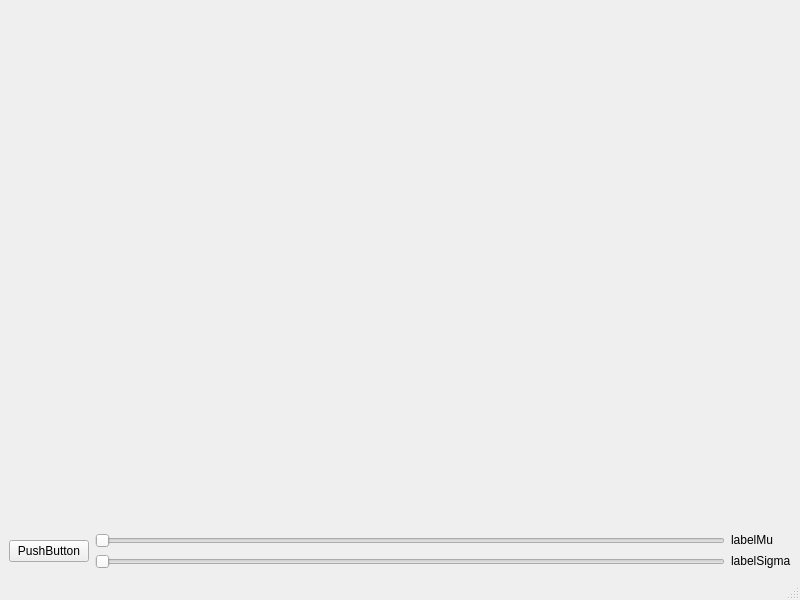
<?xml version="1.0" encoding="UTF-8"?>
<ui version="4.0">
 <class>MainWindow</class>
 <widget class="QMainWindow" name="MainWindow">
  <property name="geometry">
   <rect>
    <x>0</x>
    <y>0</y>
    <width>800</width>
    <height>600</height>
   </rect>
  </property>
  <property name="windowTitle">
   <string>MainWindow</string>
  </property>
  <widget class="QWidget" name="centralwidget">
   <layout class="QVBoxLayout" name="verticalLayout">
    <item>
     <widget class="QCustomPlot" name="customPlot" native="true">
      <property name="sizePolicy">
       <sizepolicy hsizetype="Preferred" vsizetype="Expanding">
        <horstretch>0</horstretch>
        <verstretch>0</verstretch>
       </sizepolicy>
      </property>
     </widget>
    </item>
    <item>
     <layout class="QHBoxLayout" name="horizontalLayout">
      <item>
       <widget class="QPushButton" name="btnToggleMode">
        <property name="text">
         <string>PushButton</string>
        </property>
       </widget>
      </item>
      <item>
       <layout class="QGridLayout" name="gridLayout">
        <item row="1" column="0">
         <widget class="QSlider" name="sliderSigma">
          <property name="minimum">
           <number>1</number>
          </property>
          <property name="maximum">
           <number>100</number>
          </property>
          <property name="orientation">
           <enum>Qt::Orientation::Horizontal</enum>
          </property>
         </widget>
        </item>
        <item row="0" column="0">
         <widget class="QSlider" name="sliderMu">
          <property name="minimum">
           <number>1</number>
          </property>
          <property name="maximum">
           <number>100</number>
          </property>
          <property name="orientation">
           <enum>Qt::Orientation::Horizontal</enum>
          </property>
         </widget>
        </item>
        <item row="0" column="1">
         <widget class="QLabel" name="labelMu">
          <property name="sizePolicy">
           <sizepolicy hsizetype="Preferred" vsizetype="Fixed">
            <horstretch>0</horstretch>
            <verstretch>0</verstretch>
           </sizepolicy>
          </property>
          <property name="text">
           <string>labelMu</string>
          </property>
         </widget>
        </item>
        <item row="1" column="1">
         <widget class="QLabel" name="labelSigma">
          <property name="sizePolicy">
           <sizepolicy hsizetype="Preferred" vsizetype="Fixed">
            <horstretch>0</horstretch>
            <verstretch>0</verstretch>
           </sizepolicy>
          </property>
          <property name="text">
           <string>labelSigma</string>
          </property>
         </widget>
        </item>
       </layout>
      </item>
     </layout>
    </item>
   </layout>
  </widget>
  <widget class="QMenuBar" name="menubar">
   <property name="geometry">
    <rect>
     <x>0</x>
     <y>0</y>
     <width>800</width>
     <height>36</height>
    </rect>
   </property>
  </widget>
  <widget class="QStatusBar" name="statusbar"/>
 </widget>
 <customwidgets>
  <customwidget>
   <class>QCustomPlot</class>
   <extends>QWidget</extends>
   <header>qcustomplot.h</header>
   <container>1</container>
  </customwidget>
 </customwidgets>
 <resources/>
 <connections/>
</ui>
